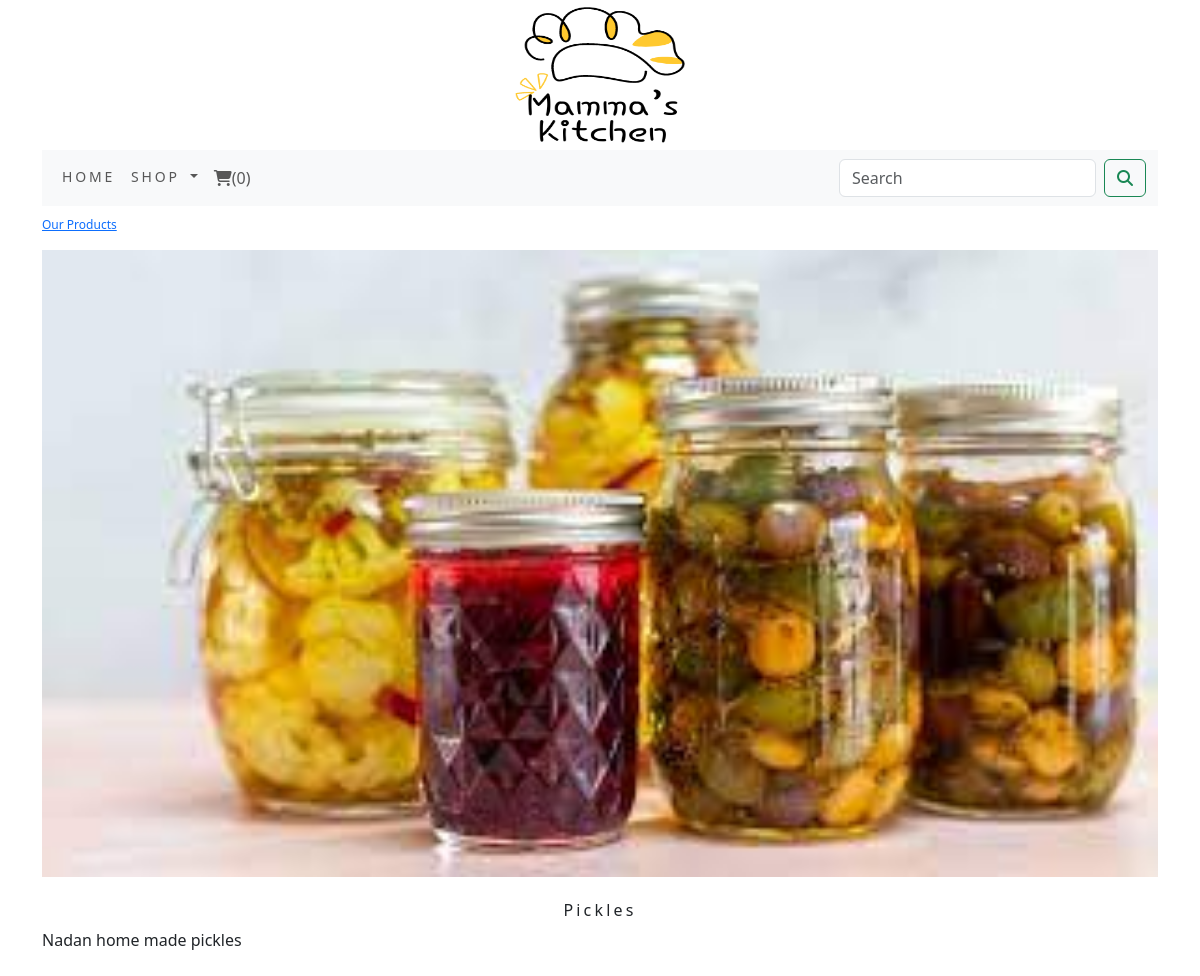
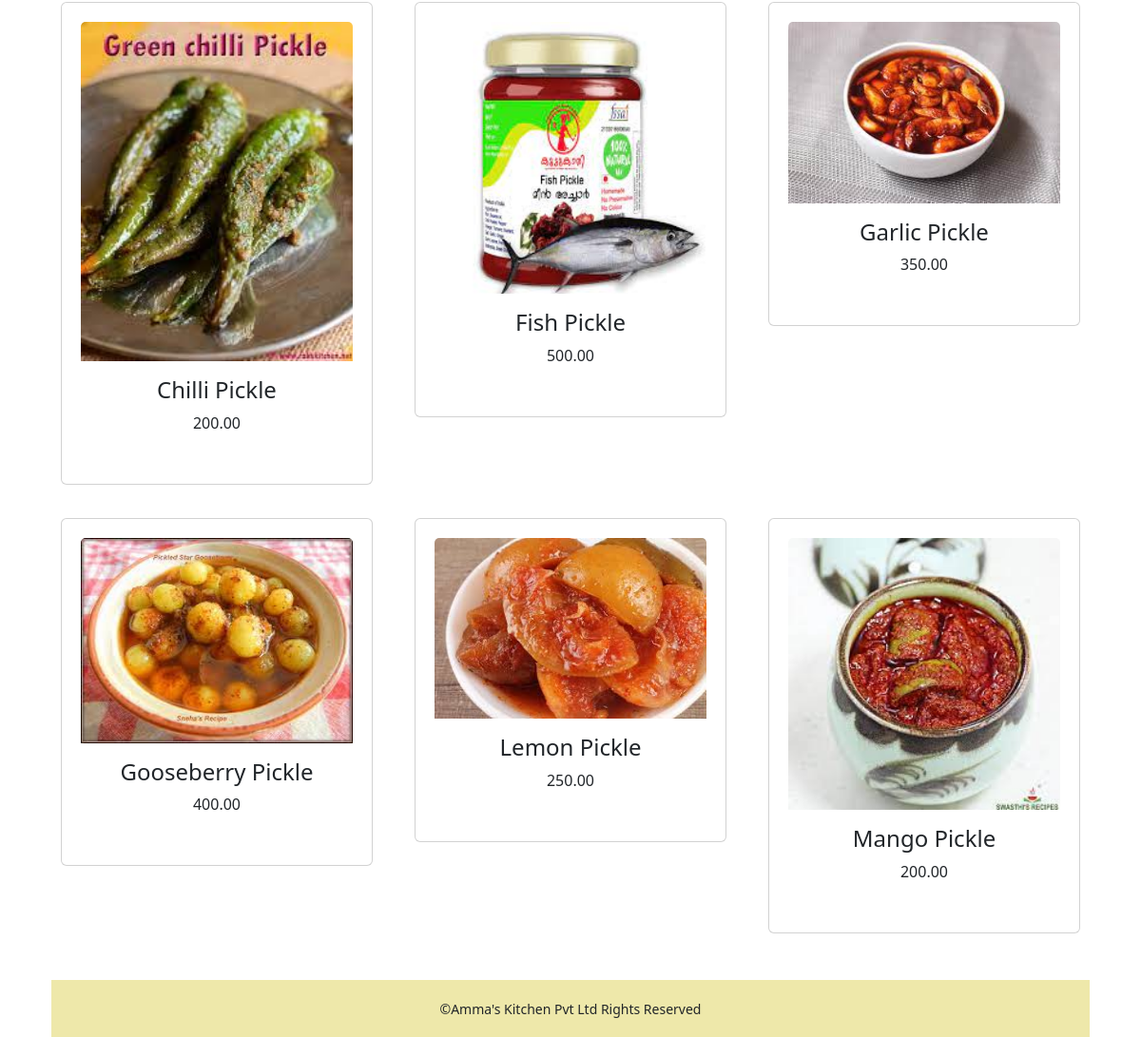
Page /shop/pickles/ on the committed database (2 pictures, top to bottom).
### shop/models.py (models this page shows, shortened)
class Category(models.Model):
    name = models.CharField(max_length=250, unique=True)
    slug = models.SlugField(max_length=250, unique=True)
    description = models.TextField(blank=True)
    image = models.ImageField(upload_to='category', blank=True)
    class Meta:
        ordering = ('name',)
        verbose_name = 'category'
        verbose_name_plural = 'categories'
    def get_url(self):
        return reverse('shop:products_by_category',args=[self.slug])

class Product(models.Model):
    objects = None
    name = models.CharField(max_length=250, unique=True)
    slug = models.SlugField(max_length=250, unique=True)
    description = models.TextField(blank=True)
    price = models.DecimalField(max_digits=10, decimal_places=2)
    category = models.ForeignKey(Category, on_delete=models.CASCADE)
    image = models.ImageField(upload_to='product', blank=True)
    stock = models.IntegerField()
    available = models.BooleanField(default=True)
    created = models.DateTimeField(auto_now_add=True)
    updated = models.DateTimeField(auto_now=True)
    def get_url(self):
        return reverse('shop:prodCatDetail', args=[self.category.slug , self.slug])
    class Meta:
        ordering = ('name',)
        verbose_name = 'product'
        verbose_name_plural = 'products'

### shop/views.py (the view)
# urls.py: path('',views.allProdCat,name='allProdCat'),
def allProdCat(request,c_slug=None):
    c_page=None
    products_list=None
    if c_slug != None:
        c_page=get_object_or_404(Category,slug=c_slug)
        products_list=Product.objects.all().filter(category=c_page,available=True)
    else:
        products_list=Product.objects.all().filter(available=True)
    paginator=Paginator(products_list,6)
    try:
        page=int(request.GET.get('page','1'))
    except:
        page=1
    try:
        products=paginator.page(page)
    except(EmptyPage,InvalidPage):
        products=paginator.page(paginator.num_pages)
    return render(request,'category.html',{'category':c_page,'products':products})

### cart/context_processors.py (called while the page is built)
def counter(request):
    item_count=0
    if 'admin' in request.path:
        return {}
    else:
        try:
            cart=Cart.objects.filter(cart_id=_cart_id(request))
            car_items=CartItem.objects.all().filter(cart=cart[:1])
            for cart_item in car_items:
                item_count += cart_item.quantity
        except Cart.DoesNotExist:
            item_count = 0
    return dict(item_count = item_count)

### cart/views.py (called while the page is built)
def _cart_id(request):
    cart = request.session.session_key
    if not cart:
        cart = request.session.create()
    return cart

### shop/context_processors.py (called while the page is built)
def menu_links(request):
    links=Category.objects.all()
    return dict(links=links)

### templates/category.html (shortened to what this page needs)
{% extends 'base.html' %}
{% load static %}
{% block content %}
{% if category %}
    <div>
        <div class="row my_row_class">
            <div class="mx_auto">
                <p><a href="{% url 'shop:allProdCat' %}">Our Products</a></p>
            </div>
        </div>
    </div>
{% endif %}
<div class="mx_auto">
    {% if category %}
    <img class="my_image" src="{{ category.image.url }}" alt="{{ category.name}}">
</div>
<br>
<div>
    <h1 class="text-center my_title">{{ category.name }}</h1>
    <p class=" text-justify">{{ category.description }}</p>
</div>
{% endif %}
<div class="container">
    <div class="row mx_auto">
        {% for product in products.object_list %}
            <div class="my_bottom_margin col-9 col-sm-12 col-md-4 xol-lg-4">
                 <div class="card text-center" style="min-width:18rem;">
                    <a href="{{ product.get_url }}">
                        <img class="card-img-top my_image" src="{{ product.image.url }}" alt="{{ product.name }}">
                    </a>
                    <div class="card-body">
                        <h4>{{ product.name }}</h4>
                        <p>{{ product.price }}</p>
                    </div>
                </div>
            </div>
        {% endfor %}
    </div>
    <br>
</div>
{% endblock %}

### static/css/custom.css (style rules this page uses)
body { font-family:'Roboto',sans-serif; }
.my_row_class { padding-top:10px; }
.my_row_class .mx_auto { color:#000; font-size:12px; }
.my_image { width:100%; height:auto; }
.my_title { font-size:16px; text_transform:uppercase; letter-spacing:.2em; }
.my_bottom_margin { margin-bottom:15px; }
.card { background-color: #ffffff; border: 1px solid #e0e0e0; border-radius: 8px; padding: 20px; margin: 10px; }

### rows in the picture
Category: image (picture), name "Pickles", description "Nadan home made pickles"
Product: image (picture), name "Chilli Pickle", price "200.00"
Product: image (picture), name "Fish Pickle", price "500.00"
Product: image (picture), name "Garlic Pickle", price "350.00"
Product: image (picture), name "Gooseberry Pickle", price "400.00"
Product: image (picture), name "Lemon Pickle", price "250.00"
Product: image (picture), name "Mango Pickle", price "200.00"

### other values in the picture
{{ item_count }} "0"
